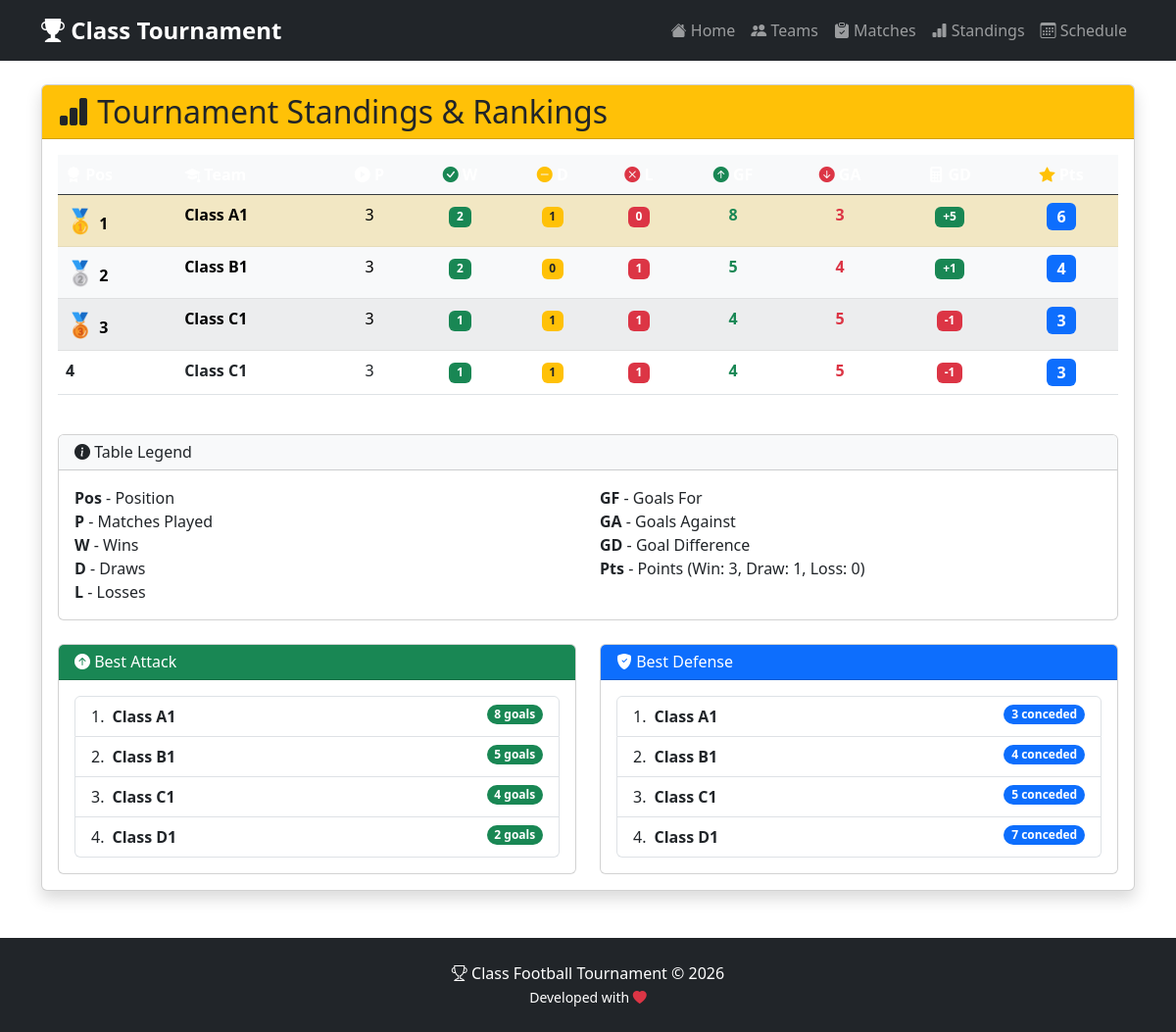
Page /standings.php on the committed database.
### tables this page shows
CREATE TABLE IF NOT EXISTS teams (
    id INT AUTO_INCREMENT PRIMARY KEY,
    class_name VARCHAR(50) NOT NULL UNIQUE,
    points INT DEFAULT 0,
    goals_scored INT DEFAULT 0,
    goals_conceded INT DEFAULT 0,
    created_at TIMESTAMP DEFAULT CURRENT_TIMESTAMP
);

### standings.php (the view, shortened to what this page needs)
<?php
include 'includes/header.php';
$standings = $pdo->query("SELECT *, (goals_scored - goals_conceded) as goal_difference
    FROM teams
    ORDER BY points DESC, goal_difference DESC, goals_scored DESC")->fetchAll();
?>
<div class="card mb-4 shadow">
    <div class="card-header bg-warning text-dark">
        <h2 class="mb-0"><i class="bi bi-bar-chart-fill"></i> Tournament Standings & Rankings</h2>
    </div>
    <div class="card-body">
        <?php if (count($standings) > 0): ?>
        <div class="table-responsive">
            <table class="table table-striped table-hover">
                <thead class="table-dark">
                    <tr>
                        <th><i class="bi bi-award-fill"></i> Pos</th>
                        <th><i class="bi bi-mortarboard-fill"></i> Team</th>
                        <th class="text-center"><i class="bi bi-play-circle-fill"></i> P</th>
                        <th class="text-center"><i class="bi bi-check-circle-fill text-success"></i> W</th>
                        <th class="text-center"><i class="bi bi-dash-circle-fill text-warning"></i> D</th>
                        <th class="text-center"><i class="bi bi-x-circle-fill text-danger"></i> L</th>
                        <th class="text-center"><i class="bi bi-arrow-up-circle-fill text-success"></i> GF</th>
                        <th class="text-center"><i class="bi bi-arrow-down-circle-fill text-danger"></i> GA</th>
                        <th class="text-center"><i class="bi bi-calculator-fill"></i> GD</th>
                        <th class="text-center"><i class="bi bi-star-fill text-warning"></i> Pts</th>
                    </tr>
                </thead>
                <tbody>
                    <?php foreach ($standings as $index => $team):
                        $position = $index + 1;
                        $medal = '';
                        $rowClass = '';
                        if ($position == 1) {
                            $medal = '<span class="fs-4">🥇</span>';
                            $rowClass = 'table-warning';
                        } elseif ($position == 2) {
                            $medal = '<span class="fs-4">🥈</span>';
                            $rowClass = 'table-light';
                        } elseif ($position == 3) {
                            $medal = '<span class="fs-4">🥉</span>';
                            $rowClass = 'table-light';
                        }
                    ?>
                    <tr class="<?= $rowClass ?>">
                        <td class="fw-bold"><?= $medal ?> <?= $position ?></td>
                        <td class="fw-bold"><?= htmlspecialchars($team['class_name']) ?></td>
                        <td class="text-center"><?= $team['matches_played'] ?></td>
                        <td class="text-center"><span class="badge bg-success"><?= $team['wins'] ?></span></td>
                        <td class="text-center"><span class="badge bg-warning text-dark"><?= $team['draws'] ?></span></td>
                        <td class="text-center"><span class="badge bg-danger"><?= $team['losses'] ?></span></td>
                        <td class="text-center text-success fw-bold"><?= $team['goals_scored'] ?></td>
                        <td class="text-center text-danger fw-bold"><?= $team['goals_conceded'] ?></td>
                        <td class="text-center">
                            <span class="badge <?= $team['goal_difference'] > 0 ? 'bg-success' : ($team['goal_difference'] < 0 ? 'bg-danger' : 'bg-secondary') ?>">
                                <?= $team['goal_difference'] > 0 ? '+' : '' ?><?= $team['goal_difference'] ?>
                            </span>
                        </td>
                        <td class="text-center">
                            <span class="badge bg-primary fs-6"><?= $team['points'] ?></span>
                        </td>
                    </tr>
                    <?php endforeach; ?>
                </tbody>
            </table>
        </div>
        <div class="card mt-4">
            <div class="card-header bg-light">
                <h6 class="mb-0"><i class="bi bi-info-circle-fill"></i> Table Legend</h6>
            </div>
            <div class="card-body">
                <div class="row">
                    <div class="col-md-6">
                        <ul class="list-unstyled mb-0">
                            <li><strong>Pos</strong> - Position</li>
                            <li><strong>P</strong> - Matches Played</li>
                            <li><strong>W</strong> - Wins</li>
                            <li><strong>D</strong> - Draws</li>
                            <li><strong>L</strong> - Losses</li>
                        </ul>
                    </div>
                    <div class="col-md-6">
                        <ul class="list-unstyled mb-0">
                            <li><strong>GF</strong> - Goals For</li>
                            <li><strong>GA</strong> - Goals Against</li>
                            <li><strong>GD</strong> - Goal Difference</li>
                            <li><strong>Pts</strong> - Points (Win: 3, Draw: 1, Loss: 0)</li>
                        </ul>
                    </div>
                </div>
            </div>
        </div>
        <div class="row mt-4">
            <div class="col-md-6">
                <div class="card">
                    <div class="card-header bg-success text-white">
                        <h6 class="mb-0"><i class="bi bi-arrow-up-circle-fill"></i> Best Attack</h6>
                    </div>
                    <div class="card-body">
                        <ol class="list-group list-group-numbered">
                            <?php
                            $topScorers = $pdo->query("SELECT * FROM teams ORDER BY goals_scored DESC LIMIT 5")->fetchAll();
                            foreach ($topScorers as $team):
                            ?>
                                <li class="list-group-item d-flex justify-content-between align-items-start">
                                    <div class="ms-2 me-auto">
                                        <div class="fw-bold"><?= htmlspecialchars($team['class_name']) ?></div>
                                    </div>
                                    <span class="badge bg-success rounded-pill"><?= $team['goals_scored'] ?> goals</span>
                                </li>
                            <?php endforeach; ?>
                        </ol>
                    </div>
                </div>
            </div>
            <div class="col-md-6">
                <div class="card">
                    <div class="card-header bg-primary text-white">
                        <h6 class="mb-0"><i class="bi bi-shield-fill-check"></i> Best Defense</h6>
                    </div>
                    <div class="card-body">
                        <ol class="list-group list-group-numbered">
                            <?php
                            $bestDefense = $pdo->query("SELECT * FROM teams ORDER BY goals_conceded ASC LIMIT 5")->fetchAll();
                            foreach ($bestDefense as $team):
                            ?>
                                <li class="list-group-item d-flex justify-content-between align-items-start">
                                    <div class="ms-2 me-auto">
                                        <div class="fw-bold"><?= htmlspecialchars($team['class_name']) ?></div>
                                    </div>
                                    <span class="badge bg-primary rounded-pill"><?= $team['goals_conceded'] ?> conceded</span>
                                </li>
                            <?php endforeach; ?>
                        </ol>
                    </div>
                </div>
            </div>
        </div>
        <?php endif; ?>
    </div>
</div>
<?php include 'includes/footer.php'; ?>

### includes/header.php (style rules this page uses)
.card-header { font-weight: bold; }
.table th { background-color: #f8f9fa; }

### rows in the picture
teams: position "1", class_name "Class A1", goals_conceded "3", wins "2", id "1", losses "0", goals_scored "8", goal_difference "5", points "6"
teams: position "2", class_name "Class B1", matches_played "3", id "2", draws "0", losses "1", goals_scored "5", goals_conceded "4", goal_difference "1", points "4"
teams: position "3", class_name "Class C1", matches_played "3", wins "1", draws "1", losses "1", goals_scored "4", goals_conceded "5", goal_difference "-1", points "3", position "4"
teams: class_name "Class D1", goals_scored "2", goals_conceded "7"
